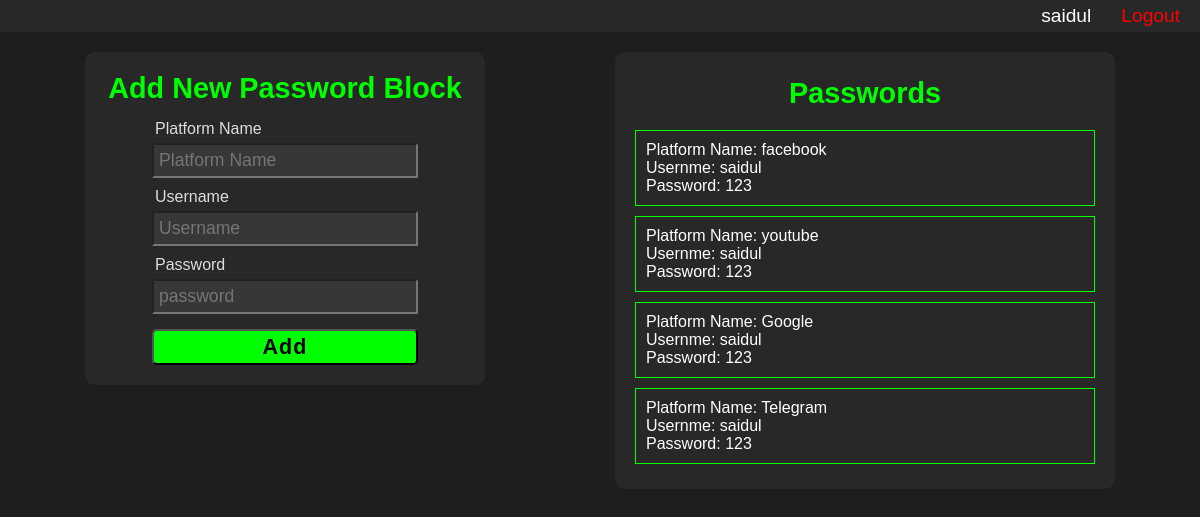
Before: /home/ (signed in) with the older database file.
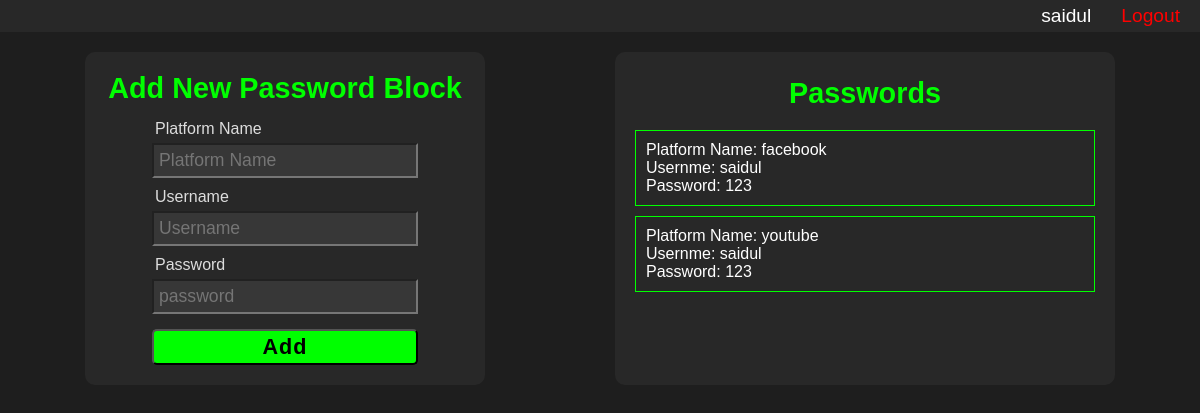
After: the same page with the newer database file.
### Passwords/models.py (models this page shows)
class PasswordBlock(models.Model):
    user = models.ForeignKey(User, on_delete = models.CASCADE)
    platform = models.CharField(max_length = 200)
    username = models.CharField(max_length = 200)
    password = models.CharField(max_length = 200)

### Passwords/views.py (the view, shortened to what this page needs)
# urls.py: 2. Add a URL to urlpatterns:  path('', Home.as_view(), name='home')
@login_required(login_url = '/login/')
def Home(request):
    queryset_all = PasswordBlock.objects.filter(user = request.user)
    return render(request, 'index.html', context = {'user': request.user, 'PasswordBlocks': queryset_all})

### Passwords/templates/index.html (shortened to what this page needs)
{% load static %}
<!DOCTYPE html>
<html lang="en">
<head>
    <link rel="stylesheet" type="text/css" href="{% static 'home.css' %}">
</head>
<body>
    <div class = 'navbar'>
        <a href = "">{{user}}</a>
        <a id = 'logout' href = "{% url 'logout' %}">Logout</a>
    </div>
    <div class = 'main-container'>
        <div class = 'add-pass'>
            <h2 class = 'title'>Add New Password Block</h2>
            <form method = 'POST'>
                <label for = 'platform'>Platform Name</label>
                <input class = 'inputs' type = 'text', name = 'platform', placeholder='Platform Name' required />
                <label for = 'username'>Username</label>
                <input class = 'inputs' type = 'text', name = 'username', placeholder='Username' required />
                <label for = 'password'>Password</label>
                <input class = 'inputs' type = 'text', name = 'password', placeholder='password' required />
                <input id = 'button' type = 'submit' value = 'Add' />
            </form>
        </div>
        <div class = 'pass-blocks'>
            <h2 class = 'title'>Passwords</h2>
            {% for block in PasswordBlocks %}
            <div class = 'password-block'>
                <p>Platform Name: {{block.platform}}</p>
                <p>Usernme: {{block.username}}</p>
                <p>Password: {{block.password}}</p>
            </div>
            {% endfor %}
        </div>
    </div>
</body>
</html>

### Passwords/static/Passwords/home.css (style rules this page uses)
* { margin: 0; padding: 0; box-sizing: border-box; font-family: sans-serif; }
a { text-decoration: none; color: white; display: block; padding: 5px 10px; }
#logout { color: red; }
.navbar { width: 100vw; padding-right: 10px; display: flex; justify-content: right; gap: 10px; font-size: 1.2em; background-color: rgb(40, 40, 40); }
body { background-color: rgb(30, 30, 30); }
.main-container { display: flex; padding: 20px; justify-content: space-around; color: white; }
.add-pass, .pass-blocks { border-radius: 10px; padding: 15px 0; gap: 2px; text-align: center; color: white; background-color: rgb(40, 40, 40); width: 500px; }
.add-pass { height:fit-content; padding: 10px; width: 400px; }
.password-block { padding: 10px; margin: 10px 20px; text-align: left; background-color: rgb(40, 40, 40); border:1px solid #0f0; }
.title { color:#0f0; font-size: 1.8em; padding: 10px; }
label { display: flex; align-items: left; padding: 5px 0 0 60px; color: rgb(221, 221, 221); }
.inputs { font-size: 1.1rem; display: block; width: 70%; margin: 5px auto; padding: 5px; background-color: rgb(55, 55, 55); color: rgb(221, 221, 221); }
#button { margin: 10px; padding: 3px; border-radius: 5px; color: black; background-color: #0f0; font-size: 1.35em; font-weight: 600; letter-spacing: 0.05em; width: 70%; }

Changed rows visible on the page:
removed PasswordBlock: platform "Google", username "saidul", password "123"
removed PasswordBlock: platform "Telegram", username "saidul", password "123"
